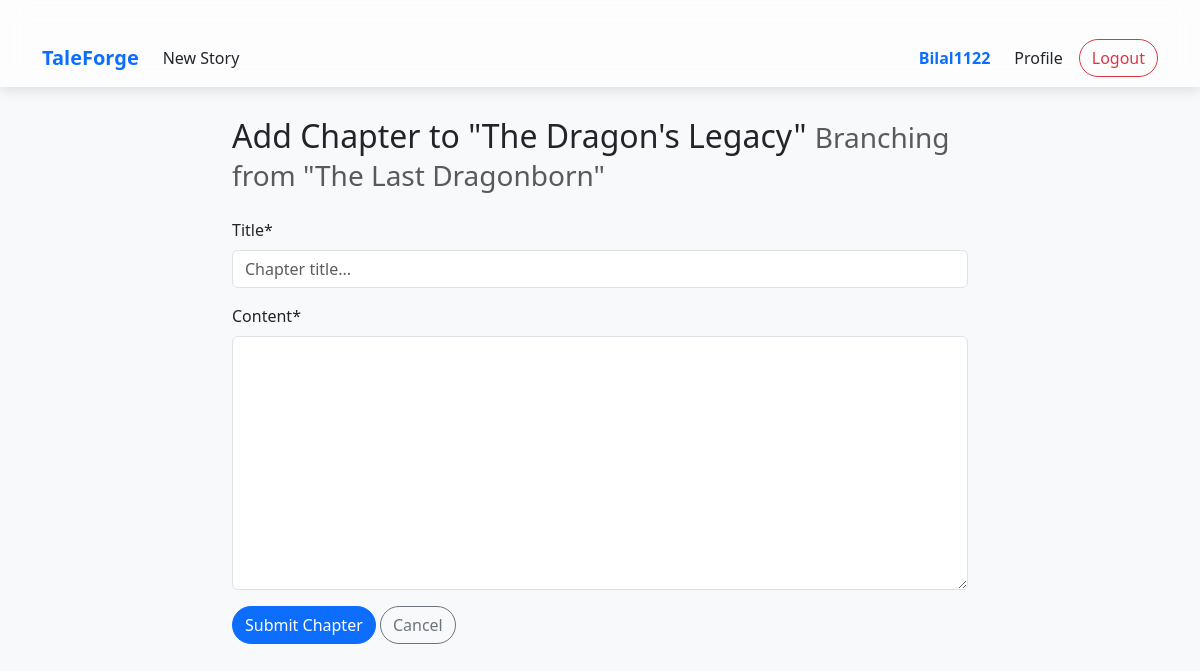
The page /chapters/chapter/9/new/11/ (signed in) on the database its author committed.
### accounts/models.py (models this page shows, shortened)
class CustomUser(AbstractUser):
    bio = models.TextField(max_length=500, blank=True)
    avatar = models.ImageField(upload_to='avatars/', blank=True, null=True)
    is_moderator = models.BooleanField(default=False)

### stories/models.py (models this page shows, shortened)
class Story(models.Model):
    GENRE_CHOICES = [
        ('MOR', 'MORAL'),
        ('FAN', 'Fantasy'),
        ('SCI', 'Sci-Fi'),
        ('HOR', 'Horror'),
        ('ROM', 'Romance'),
        ('MYS', 'Mystery'),
        ('HIS', 'Historical'),
    ]
    title = models.CharField(max_length=200)
    author = models.ForeignKey(CustomUser, on_delete=models.CASCADE)
    genre = models.CharField(max_length=3, choices=GENRE_CHOICES)
    summary = models.TextField()
    cover_image = models.ImageField(upload_to='story_covers/', blank=True, null=True)
    created_at = models.DateTimeField(auto_now_add=True)
    updated_at = models.DateTimeField(auto_now=True)
    is_completed = models.BooleanField(default=False)

### chapters/models.py (models this page shows, shortened)
class Chapter(MPTTModel):
    STATUS_CHOICES = [
        ('PEN', 'Pending'),
        ('APP', 'Approved'),
        ('REJ', 'Rejected'),
    ]
    title = models.CharField(max_length=200)
    content = models.TextField()
    author = models.ForeignKey(CustomUser, on_delete=models.CASCADE)
    story = models.ForeignKey(Story, on_delete=models.CASCADE)
    parent = TreeForeignKey('self', on_delete=models.CASCADE, null=True, blank=True, related_name='children')
    status = models.CharField(max_length=3, choices=STATUS_CHOICES, default='PEN')
    created_at = models.DateTimeField(auto_now_add=True)
    updated_at = models.DateTimeField(auto_now=True)
    votes = models.IntegerField(default=0)
    class MPTTMeta:
        order_insertion_by = ['created_at']

### chapters/views.py (the view, shortened to what this page needs)
# urls.py: path('chapter/<int:story_pk>/new/', ChapterCreateView.as_view(), name='chapter_create'),
class ChapterCreateView(LoginRequiredMixin, CreateView):
    model = Chapter
    form_class = ChapterForm
    template_name = 'chapters/chapter_form.html'
    def dispatch(self, request, *args, **kwargs):
        self.story = get_object_or_404(Story, pk=kwargs['story_pk'])
        if 'parent_pk' in kwargs:
            self.parent = get_object_or_404(Chapter, pk=kwargs['parent_pk'])
        else:
            self.parent = None
        return super().dispatch(request, *args, **kwargs)
    def get_context_data(self, **kwargs):
        context = super().get_context_data(**kwargs)
        context['story'] = self.story
        context['parent'] = self.parent
        return context

### chapters/forms.py
class ChapterForm(forms.ModelForm):
    class Meta:
        model = Chapter
        fields = ['title', 'content']
        widgets = {
            'content': forms.Textarea(attrs={'rows': 10}),
            'title': forms.TextInput(attrs={'placeholder': 'Chapter title...'}),
        }

### templates/chapters/chapter_form.html (shortened to what this page needs)
{% extends 'base.html' %}
{% load crispy_forms_tags %}
{% block content %}
<div class="row justify-content-center">
    <div class="col-md-8">
        <h2 class="mb-4">
            Add Chapter to "{{ story.title }}"
            {% if parent %}
                <small class="text-muted">Branching from "{{ parent.title }}"</small>
            {% endif %}
        </h2>
        <form method="post">
            {{ form|crispy }}
            <div class="mt-3">
                <button type="submit" class="btn btn-primary">Submit Chapter</button>
                <a href="{% url 'story_detail' pk=story.pk %}" class="btn btn-outline-secondary">Cancel</a>
            </div>
        </form>
    </div>
</div>
{% endblock %}

### templates/base.html (shortened to what this page needs)
<!DOCTYPE html>
<html lang="en">
  <head>
    <link
      href="https://cdn.jsdelivr.net/npm/bootstrap@5.3.0/dist/css/bootstrap.min.css"
      rel="stylesheet"
    />
    {% load static %}
  </head>
  <body>
    <nav class="navbar navbar-expand-lg glass-navbar sticky-top">
      <div class="container">
        <a class="navbar-brand" href="{% url 'home' %}">TaleForge</a>
        <div class="collapse navbar-collapse justify-content-between" id="navbarNav">
          <ul class="navbar-nav">
            <li class="nav-item">
              <a
                class="nav-link {% if request.path == '/story/create/' %}active{% endif %}"
                href="{% url 'story_create' %}"
              > New Story</a>
            </li>
          </ul>
          <ul class="navbar-nav align-items-center">
            {% if user.is_authenticated %}
              <li class="nav-item d-flex align-items-center me-3">
                <span class="text-primary fw-semibold">{{ user.username }}</span>
              </li>
              <li class="nav-item">
                <a class="nav-link" href="{% url 'profile' pk=user.pk %}">Profile</a>
              </li>
              <li class="nav-item">
                <form action="{% url 'logout' %}" method="post">
                  <button type="submit" class="btn btn-outline-danger ms-2">Logout</button>
                </form>
              </li>
            {% endif %}
          </ul>
        </div>
      </div>
    </nav>
    <div class="container">
      {% block content %}{% endblock %}
    </div>
  </body>
</html>

### templates/base.html (style rules this page uses)
body { background-color: #f8f9fa; color: #212529; font-family: 'Segoe UI', Tahoma, Geneva, Verdana, sans-serif; }
.glass-navbar { background: rgba(255, 255, 255, 0.7); backdrop-filter: blur(12px); -webkit-backdrop-filter: blur(12px); border-bottom: 1px solid rgba(255, 255, 255, 0.2); box-shadow: 0 4px 12px rgba(0, 0, 0, 0.1); }
.navbar-brand { font-weight: 700; color: #0d6efd !important; }
.navbar-nav .nav-link { padding: 0.5rem 1rem; transition: all 0.3s ease; color: #212529 !important; }
.btn { border-radius: 25px; font-weight: 500; }
.container { margin-top: 30px; }

### rows shown on the page
CustomUser: username "Bilal1122"
Story: title "The Dragon's Legacy"
Chapter: title "The Last Dragonborn"
